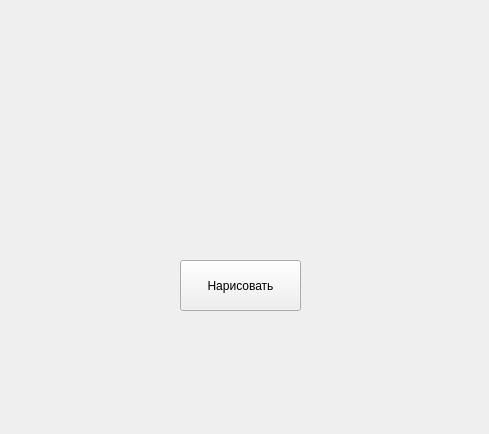
<?xml version="1.0" encoding="UTF-8"?>
<ui version="4.0">
 <class>Form</class>
 <widget class="QWidget" name="Form">
  <property name="geometry">
   <rect>
    <x>0</x>
    <y>0</y>
    <width>489</width>
    <height>434</height>
   </rect>
  </property>
  <property name="windowTitle">
   <string>Form</string>
  </property>
  <widget class="QPushButton" name="pushButton">
   <property name="geometry">
    <rect>
     <x>180</x>
     <y>260</y>
     <width>121</width>
     <height>51</height>
    </rect>
   </property>
   <property name="text">
    <string>Нарисовать</string>
   </property>
  </widget>
 </widget>
 <resources/>
 <connections/>
</ui>
